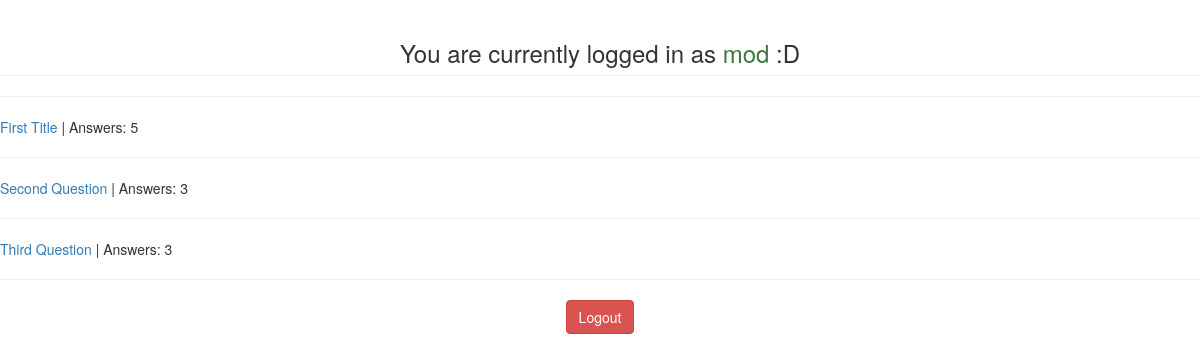
The app's page / (signed in), older data.
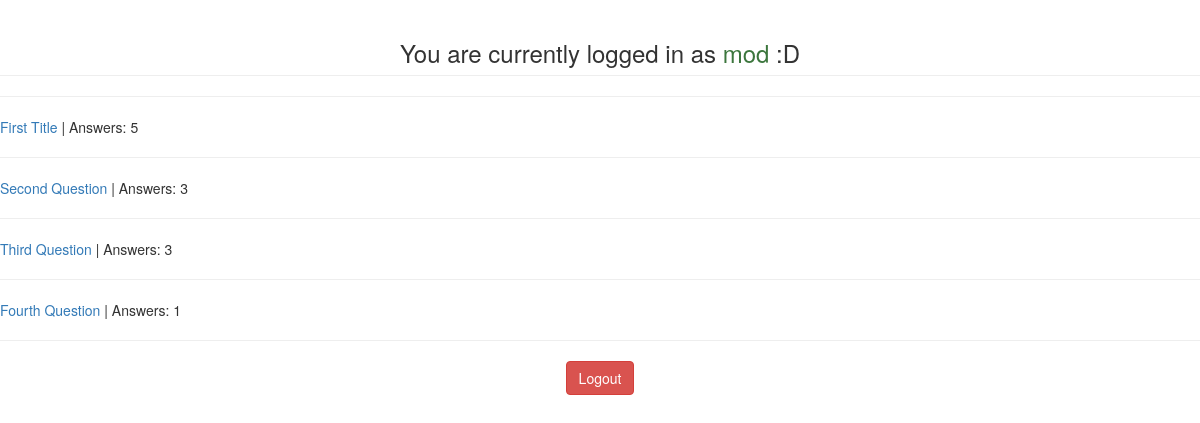
The same page, newer data.
### ask/models.py (models this page shows, shortened)
class question(models.Model):
    title = models.CharField(max_length=100)
    description = models.TextField()
    answers = models.IntegerField(default=0)
    author = models.CharField(max_length=100, default="anonymous")
    created_time = models.DateTimeField(default=timezone.now)
    def __str__(self):
        return (self.title)

### home/views.py (the view)
# urls.py: 2. Add a URL to urlpatterns:  url(r'^$', views.home, name='home')
def home(request):
    global token
    error = token  # Transferring the token's boolean and resetting token.
    token = False
    if request.user.is_authenticated:
        username = request.user.username
        question_list = question.objects.all()
        return render(request,
                      'home_templates/home.html',
                      {'username': username,
                       'question_list': question_list})
    else:
        return render(request,
                      'login_templates/login.html',
                      {'error': error})

### home/templates/home_templates/home.html
{% extends 'home_templates/base.html' %}
{% block frontpage %}
  {% for x in question_list %}
    <a href="{% url 'thread' x.pk %}">{{ x }}</a> | Answers: {{ x.answers }}
    <hr>
  {% endfor %}
{% endblock %}

Row changes from the older to the newer data that the page shows:
added question: title "Fourth Question", answers "1"
